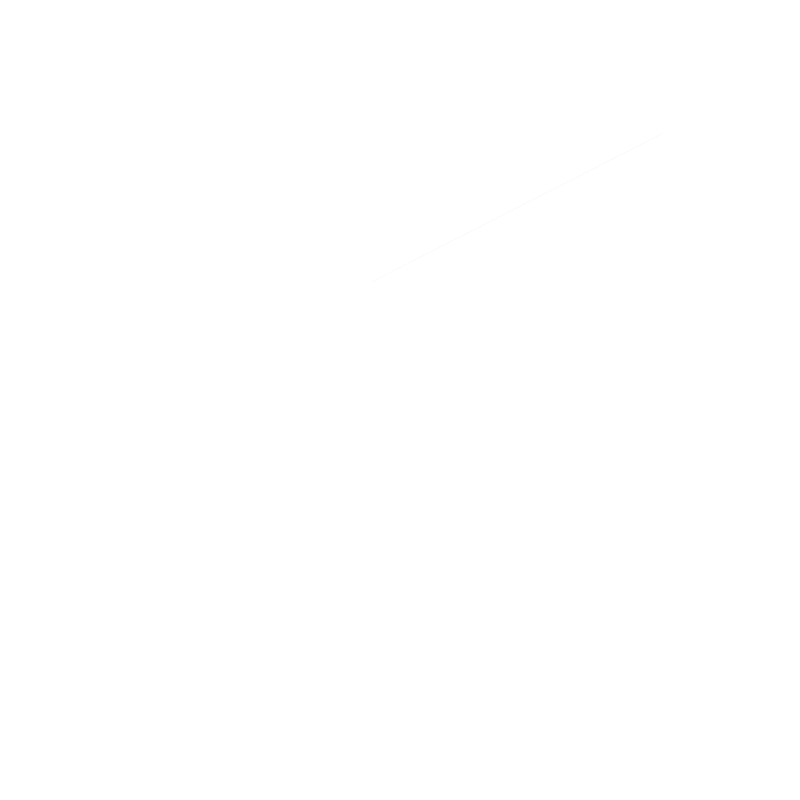
Frame 1 (no input)
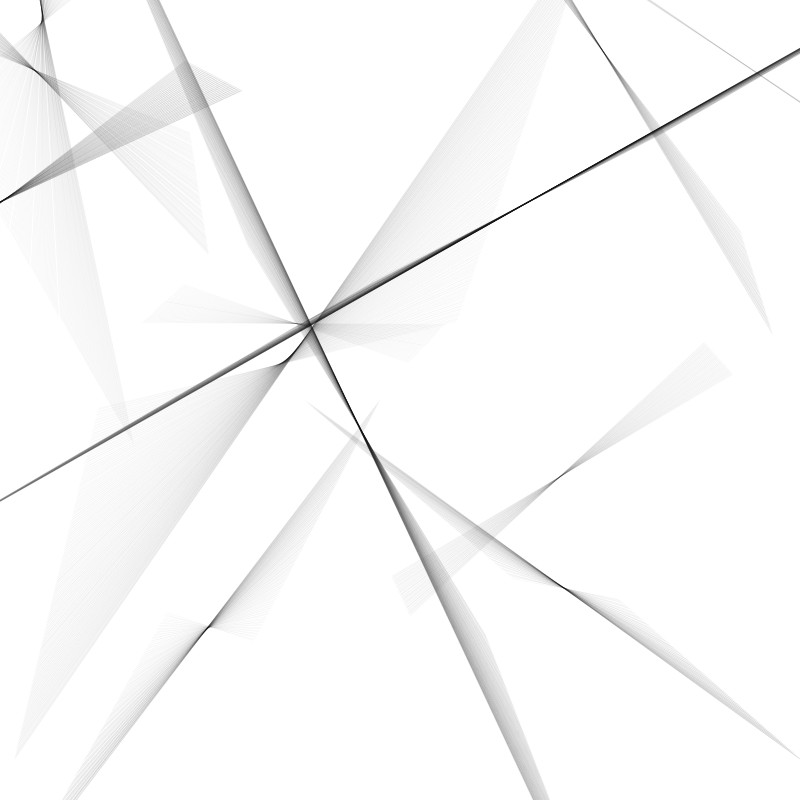
Frame 60 (the mouse pressed at the canvas centre just before this capture)
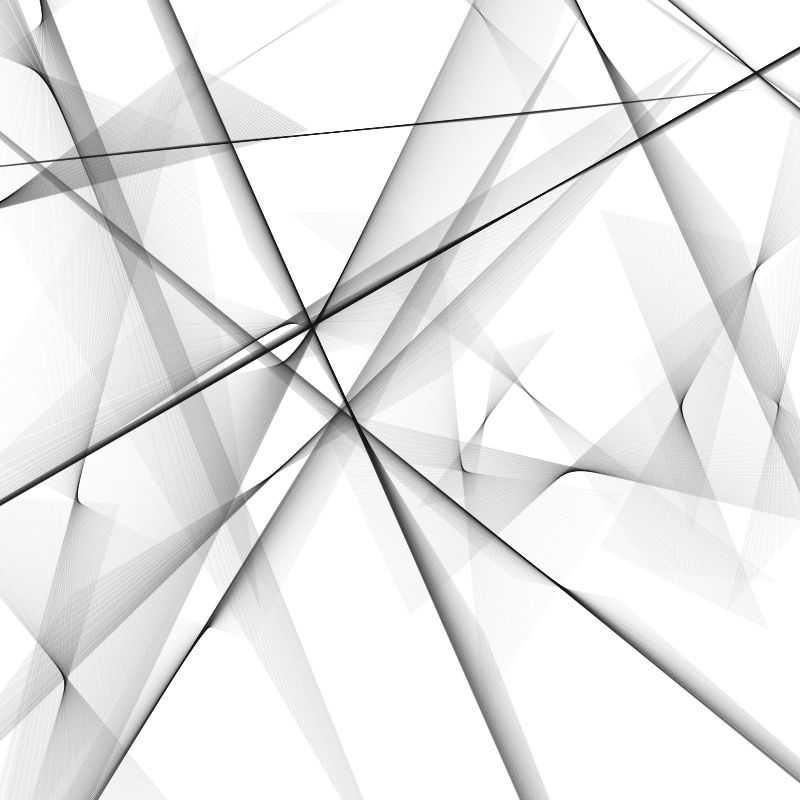
Frame 120 (the mouse held since frame 60 and released just before this capture)

The Processing sketch that drew these frames (run headless with seeded random() and noise(); from frame 60 on, the mouse is pressed at the canvas centre):

// Processing sketch: build
// ── build.pde
// Visions of the Bauhaus
// Motion Studies in Space : 01

Particle p;
ArrayList<Particle> particles;

void setup() {
  size(800, 800);
  background(255);
  smooth();
  particles = new ArrayList<Particle>();
}

void draw() {
  particles.add(new Particle(new PVector(random(width), random(height))));
  for (int i = particles.size()-1; i >= 0; i--) {
    Particle p = particles.get(i/5);
    p.update();
    p.display();
  }
}

class Particle {
  PVector loc;
  PVector vel;
  PVector acc;
  Particle(PVector l) {
    acc = new PVector(random(-0.001, 0.001), random(-0.001, 0.001));
    vel = new PVector(random(-0.1, 0.1), random(-0.1, 0.1));
    loc = l.get();
  }
  void update() {
    vel.add(acc);
    loc.add(vel);
  }
  void display() {
    strokeWeight(0.5);
    stroke(0, 10);
    line(loc.x+2000*vel.x, loc.y+2000*vel.y,
          loc.x-2000*vel.x, loc.y-2000*vel.y);
  }
}
